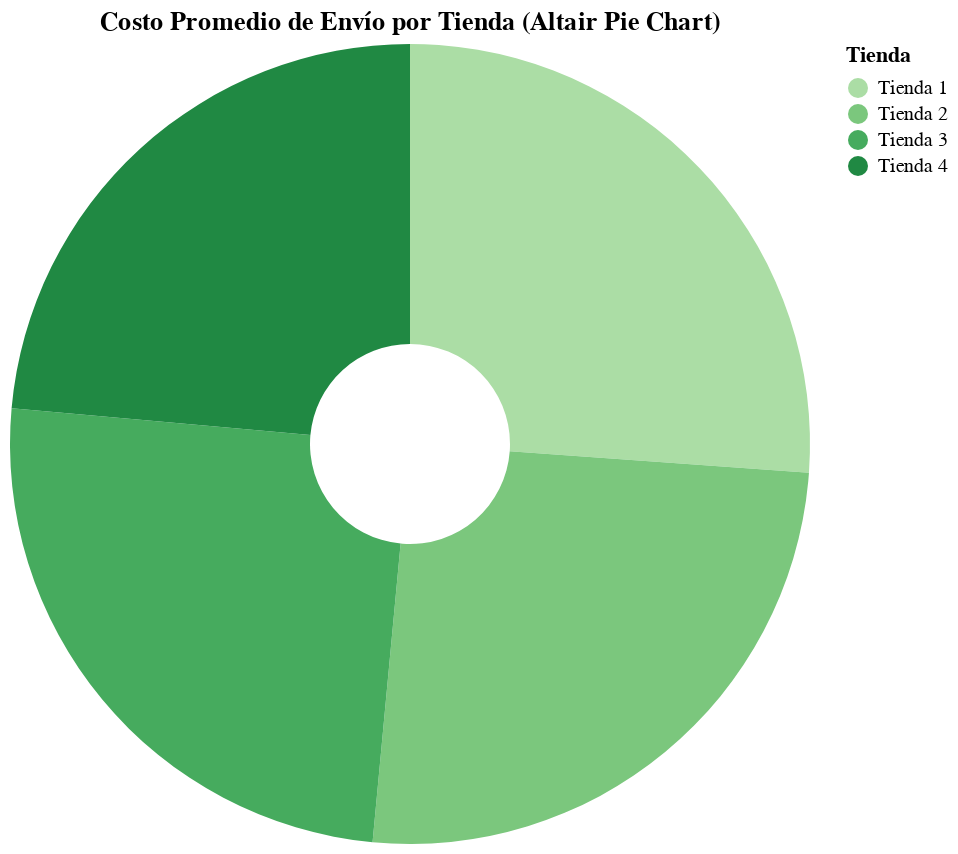

Notebook cell for this chart:
### Code cell
import pandas as pd
import altair as alt

# Cargar datos
url1 = "https://raw.githubusercontent.com/alura-es-cursos/challenge1-data-science-latam/refs/heads/main/base-de-datos-challenge1-latam/tienda_1%20.csv"
url2 = "https://raw.githubusercontent.com/alura-es-cursos/challenge1-data-science-latam/refs/heads/main/base-de-datos-challenge1-latam/tienda_2.csv"
url3 = "https://raw.githubusercontent.com/alura-es-cursos/challenge1-data-science-latam/refs/heads/main/base-de-datos-challenge1-latam/tienda_3.csv"
url4 = "https://raw.githubusercontent.com/alura-es-cursos/challenge1-data-science-latam/refs/heads/main/base-de-datos-challenge1-latam/tienda_4.csv"

tienda_1 = pd.read_csv(url1)
tienda_2 = pd.read_csv(url2)
tienda_3 = pd.read_csv(url3)
tienda_4 = pd.read_csv(url4)

# Calcular costo promedio de envío
envio_promedio = {
    'Tienda 1': tienda_1['Costo de envío'].mean(),
    'Tienda 2': tienda_2['Costo de envío'].mean(),
    'Tienda 3': tienda_3['Costo de envío'].mean(),
    'Tienda 4': tienda_4['Costo de envío'].mean()
}

df = pd.DataFrame(list(envio_promedio.items()), columns=['Tienda', 'Costo Promedio'])

# Agregar columna de porcentaje
df['Porcentaje'] = df['Costo Promedio'] / df['Costo Promedio'].sum()

# Crear gráfico circular
chart = alt.Chart(df).mark_arc(innerRadius=50).encode(
    theta=alt.Theta(field="Porcentaje", type="quantitative"),
    color=alt.Color(field="Tienda", type="nominal", scale=alt.Scale(scheme="greens")),
    tooltip=[
        alt.Tooltip("Tienda:N"),
        alt.Tooltip("Costo Promedio:Q", format=",.0f"),
        alt.Tooltip("Porcentaje:Q", format=".1%")
    ]
).properties(
    width=400,
    height=400,
    title="Costo Promedio de Envío por Tienda (Altair Pie Chart)"
)

chart

### Figure 1 — Vega-Lite specification as saved in the notebook (floating-point values rounded to 4 significant figures)
{"config": {"view": {"continuousWidth": 300, "continuousHeight": 300}}, "data": {"name": "data-740a1e804037324c3c51632265479eb9"}, "mark": {"type": "arc", "innerRadius": 50}, "encoding": {"color": {"field": "Tienda", "scale": {"scheme": "greens"}, "type": "nominal"}, "theta": {"field": "Porcentaje", "type": "quantitative"}, "tooltip": [{"field": "Tienda", "type": "nominal"}, {"field": "Costo Promedio", "format": ",.0f", "type": "quantitative"}, {"field": "Porcentaje", "format": ".1%", "type": "quantitative"}]}, "height": 400, "title": "Costo Promedio de Envío por Tienda (Altair Pie Chart)", "width": 400, "$schema": "https://vega.github.io/schema/vega-lite/v5.20.1.json", "datasets": {"data-740a1e804037324c3c51632265479eb9": [{"Tienda": "Tienda 1", "Costo Promedio": 26020.0, "Porcentaje": 0.2615}, {"Tienda": "Tienda 2", "Costo Promedio": 25220.0, "Porcentaje": 0.2534}, {"Tienda": "Tienda 3", "Costo Promedio": 24810.0, "Porcentaje": 0.2493}, {"Tienda": "Tienda 4", "Costo Promedio": 23460.0, "Porcentaje": 0.2358}]}}
